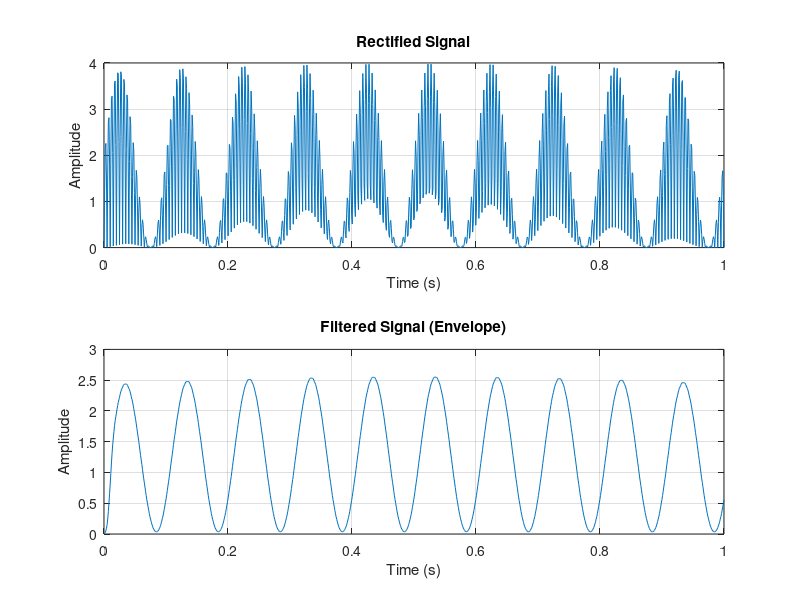

Here is the MATLAB script that generated this plot:
pkg load signal;
clear all;
clc;

fs = 1000;
t = linspace(0, 1, fs);

% Message signal
fm = 10;
am = 1;
x1 = am * sin(2 * pi * fm .* t);

% Carrier signal
fc = 100;
ac = 2;
x2 = ac * sin(2 * pi * fc .* t);

% Modulated signal (AM)
ms = (1 + x1) .* x2;

% Envelope detection using rectification
re = abs(ms);

% Low-pass filter design
cutoff = 20;
num = 20;
normalized_cut = cutoff / (fs / 2);
fir = fir1(num - 1, normalized_cut, 'low');

% Apply filter to rectified signal
filt = filter(fir, 1, re);

% Plotting
figure;
subplot(2,1,1);
plot(t, re);
title("Rectified Signal");
xlabel("Time (s)");
ylabel("Amplitude");
grid on;

subplot(2,1,2);
plot(t, filt);
title("Filtered Signal (Envelope)");
xlabel("Time (s)");
ylabel("Amplitude");
grid on;

